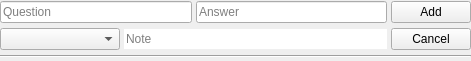
<?xml version="1.0" encoding="UTF-8"?>
<ui version="4.0">
 <class>CardInput</class>
 <widget class="QWidget" name="CardInput">
  <property name="geometry">
   <rect>
    <x>0</x>
    <y>0</y>
    <width>471</width>
    <height>61</height>
   </rect>
  </property>
  <layout class="QVBoxLayout" name="verticalLayout">
   <property name="spacing">
    <number>4</number>
   </property>
   <property name="leftMargin">
    <number>0</number>
   </property>
   <property name="topMargin">
    <number>0</number>
   </property>
   <property name="rightMargin">
    <number>0</number>
   </property>
   <property name="bottomMargin">
    <number>0</number>
   </property>
   <item>
    <layout class="QHBoxLayout" name="_layout_2">
     <item>
      <widget class="QLineEdit" name="question">
       <property name="sizePolicy">
        <sizepolicy hsizetype="Expanding" vsizetype="Fixed">
         <horstretch>0</horstretch>
         <verstretch>0</verstretch>
        </sizepolicy>
       </property>
       <property name="placeholderText">
        <string>Question</string>
       </property>
      </widget>
     </item>
     <item>
      <widget class="QLineEdit" name="answer">
       <property name="placeholderText">
        <string>Answer</string>
       </property>
      </widget>
     </item>
     <item>
      <widget class="QPushButton" name="accept">
       <property name="text">
        <string>Add</string>
       </property>
      </widget>
     </item>
    </layout>
   </item>
   <item>
    <layout class="QHBoxLayout" name="_layout_3">
     <item>
      <widget class="QComboBox" name="card_type">
       <property name="minimumSize">
        <size>
         <width>120</width>
         <height>0</height>
        </size>
       </property>
      </widget>
     </item>
     <item>
      <widget class="QLineEdit" name="note">
       <property name="frame">
        <bool>false</bool>
       </property>
       <property name="placeholderText">
        <string>Note</string>
       </property>
      </widget>
     </item>
     <item>
      <widget class="QPushButton" name="close">
       <property name="text">
        <string>Cancel</string>
       </property>
      </widget>
     </item>
    </layout>
   </item>
   <item>
    <widget class="Line" name="_line">
     <property name="orientation">
      <enum>Qt::Horizontal</enum>
     </property>
    </widget>
   </item>
  </layout>
 </widget>
 <tabstops>
  <tabstop>card_type</tabstop>
  <tabstop>question</tabstop>
  <tabstop>answer</tabstop>
  <tabstop>note</tabstop>
 </tabstops>
 <resources/>
 <connections/>
</ui>
